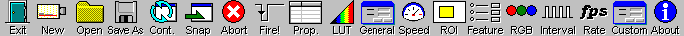
%> input picture calcium-imaging/matlab/HanLabExperimentControl/DCAM/DCAM-SDK (1308)/DCAM-SDK (1308)/dcamsdk/samples/win/ExCap/res/Toolbar.bmp, 684 x 36 px
$ octave --eval "result = gaussFiltFrameStack(imread('../../../../../calcium-imaging/matlab/HanLabExperimentControl/DCAM/DCAM-SDK (1308)/DCAM-SDK (1308)/dcamsdk/samples/win/ExCap/res/Toolbar.bmp'));"   (GNU Octave 9; MATLAB toolbox functions it lacks are replaced by stand-ins)
%> lines starting %> are read from the running program, lines starting %| are printed output that depends on the picture
function Fout = gaussFiltFrameStack(F, sigma, filtSize, padType)
warning('gaussFiltFrameStack.m being called from scrap directory: Z:\Files\MATLAB\toolbox\ignition\scrap')
% GAUSSFILTFRAMESTACK
% Performs gaussian filtering on assumed gpuArray input (only slightly faster than builtin imgaussfilt, but handles 3D input)
%
% >> Fout = gaussFiltFrameStack(F, sigma, filtSize, padType)
% >> Fout = gaussFiltFrameStack(F)
% >> Fout = gaussFiltFrameStack(F, 1.25)
% >> Fout = gaussFiltFrameStack(F, 3, 7, 'symmetric')
% >> Fout = gaussFiltFrameStack(F, 1.5, [], 'symmetric')
% >> Fout = gaussFiltFrameStack(F, 1.5, [], 'replicate')
% >> Fout = gaussFiltFrameStack(F, 1.5, [], 'partial-symmetric')
% >> Fout = gaussFiltFrameStack(F, 1.5, [], 'replace')
% >> Fout = gaussFiltFrameStack(F, 1.5, [], 'none')

if nargin < 4
	padType = [];
	if nargin < 3
		filtSize = []; % 2*ceil(2*SIGMA)+1
		if nargin < 2
			sigma = [];
		end
	end
end
if isempty(sigma)
	sigma = 1.25;
end
if isempty(filtSize)
	filtSize = 2*ceil(2*sigma) + 1;
end
if isempty(padType)
	padType = 'symmetric';
end
% TIMING VS. FILTER SIZE: for 1024*1024*16 frames -> gputimeit returns .004 + .0001*filtSize


[numRows, numCols, numFrames, numChans] = size(F);
%> numRows = 36; numCols = 684; numFrames = 1; numChans = 1

Hgauss = fspecial('gaussian', filtSize, sigma);
[U,S,V] = svd(single(Hgauss));
hGauss = single(V(:,1)' * sqrt(S(1,1)));
vGauss = single(U(:,1) * sqrt(S(1,1)));

switch padType
	case 'symmetric' % 8.9ms
		% SYMMETRIC PADDING
		padSize = (filtSize -1)/2;
		fpadfilt = reshape( ...
			cat(1, flipud(F(1:padSize,:,:,:)), F, F((end-padSize+1):end,:,:,:)),...
			numRows+2*padSize, numCols*numFrames*numChans);
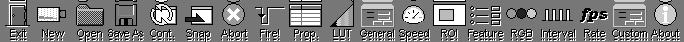
%> fpadfilt: size 42x684 uint8; min 0, max 15, mean 7.41; drawn with min black and max white
		Fout = reshape(...
			conv2(vGauss, hGauss, ...
			single(cat(2, fpadfilt(:, 1:padSize), fpadfilt, fliplr(fpadfilt(:, (end-padSize+1):end)))),...
			'valid'),...
			numRows, numCols, numFrames, numChans);
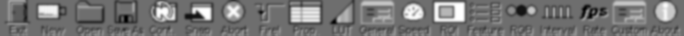
%> Fout: size 36x684 single; min 0.877, max 15, mean 7.42; drawn with min black and max white

	case 'replicate' % 10.5ms
		% REPLICATE PADDING
		padSize = (filtSize -1)/2;
		topPad = F(1,:,:,:);
		botPad = F(end,:,:,:);
		fpadfilt = cat(1,...
			repmat(topPad(:)',padSize,1),...
			reshape(F, numRows, numCols*numFrames*numChans),...
			repmat(botPad(:)',padSize,1));
		leftPad = fpadfilt(:,1);
		rightPad = fpadfilt(:,end);
		Fout = reshape(...
			conv2(vGauss, hGauss, single(...
			cat(2, repmat(leftPad,1,padSize),  fpadfilt, repmat(rightPad,1,padSize)) ),...
			'valid'),...
			numRows, numCols, numFrames, numChans);

	case 'partial-symmetric' % 7.0ms
		% PARTIAL SYMMETRIC PADDING
		padSize = ceil(filtSize/2);
		fpadfilt = single(reshape(cat(1, flipud(F(1:padSize,:,:,:)), F, F((end-padSize+1):end,:,:,:)), numRows+2*padSize, numCols*numFrames*numChans));
		fpadfilt = conv2(vGauss, hGauss, fpadfilt,'same');
		Fout = reshape(fpadfilt((padSize+1):(end-padSize),:) , numRows, numCols, numFrames, numChans);

	case 'none' % 5.0ms
		% NO PADDING
		Fout = reshape(conv2(vGauss,hGauss,single(reshape(F,numRows,numCols*numFrames*numChans)),'same'), numRows, numCols, numFrames, numChans);

	case 'replace' % 6.9ms
		Fout = conv2(vGauss,hGauss,single(reshape(F,numRows,numCols*numFrames*numChans)),'same');
		padSize = floor(filtSize/2);
		Fout(:,1:padSize) = single(F(:, 1:padSize, 1));
		Fout(:, (end-padSize+1):end) = single(F(:,(end-padSize+1):end, end, end));
		Fout = reshape(Fout , numRows, numCols, numFrames, numChans);
		Fout(1:padSize, :, :, :) = single(F(1:padSize, :, :, :));
		Fout((end-padSize+1):end, :, :, :) = single(F((end-padSize+1):end, :, :, :));

end
